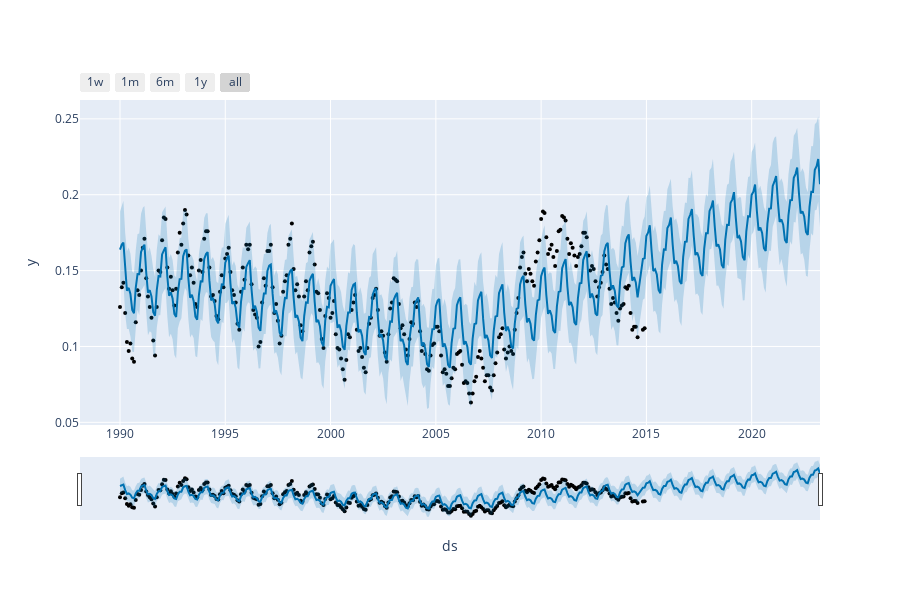

Notebook cell for this chart:
### Code cell
plot_plotly(m, forecast)

### Figure 1 — Plotly figure (JSON) as saved in the notebook; plotly's stock layout.template omitted (floating-point values rounded to 4 significant figures; data arrays with more than 128 entries replaced by an {"elided": "..."} marker saying what was removed)
{"data": [{"marker": {"color": "black", "size": 4}, "mode": "markers", "name": "Actual", "type": "scatter", "x": {"elided": "298 str values"}, "y": {"elided": "298 float values"}}, {"hoverinfo": "skip", "line": {"width": 0}, "mode": "lines", "type": "scatter", "x": {"elided": "398 str values"}, "y": {"elided": "398 float values"}}, {"fill": "tonexty", "fillcolor": "rgba(0, 114, 178, 0.2)", "line": {"color": "#0072B2", "width": 2}, "mode": "lines", "name": "Predicted", "type": "scatter", "x": {"elided": "398 str values"}, "y": {"elided": "398 float values"}}, {"fill": "tonexty", "fillcolor": "rgba(0, 114, 178, 0.2)", "hoverinfo": "skip", "line": {"width": 0}, "mode": "lines", "type": "scatter", "x": {"elided": "398 str values"}, "y": {"elided": "398 float values"}}], "layout": {"height": 600, "showlegend": false, "width": 900, "xaxis": {"rangeselector": {"buttons": [{"count": 7, "label": "1w", "step": "day", "stepmode": "backward"}, {"count": 1, "label": "1m", "step": "month", "stepmode": "backward"}, {"count": 6, "label": "6m", "step": "month", "stepmode": "backward"}, {"count": 1, "label": "1y", "step": "year", "stepmode": "backward"}, {"step": "all"}]}, "rangeslider": {"visible": true}, "title": {"text": "ds"}, "type": "date"}, "yaxis": {"title": {"text": "y"}}}}
